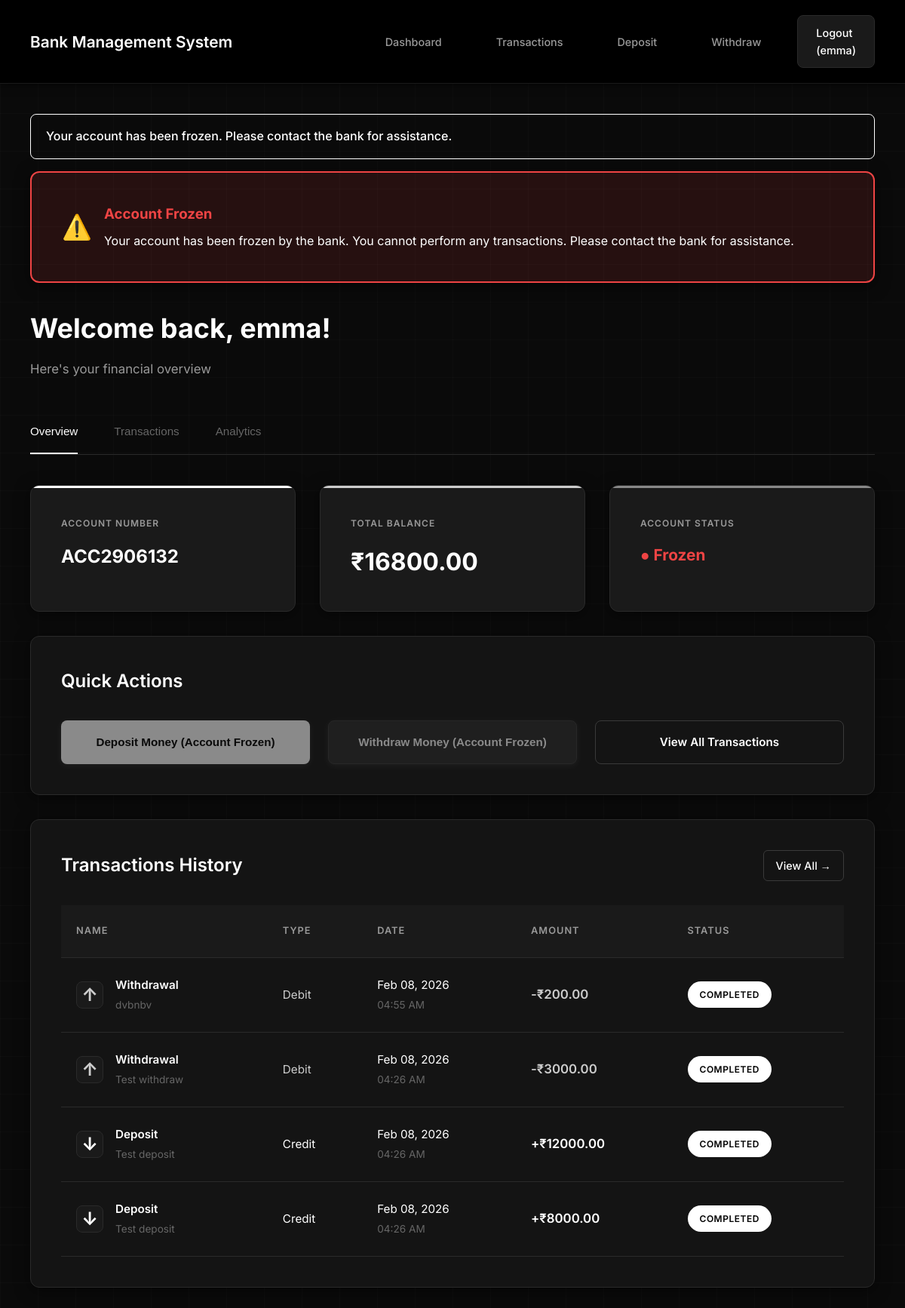
Screenshot of /bank/dashboard/ (signed in) with the database file from the repository.
### apps/bank/models.py (models this page shows, shortened)
class Account(models.Model):
    ACTIVE = 'ACTIVE'
    FROZEN = 'FROZEN'
    STATUS_CHOICES = [
        (ACTIVE, 'Active'),
        (FROZEN, 'Frozen'),
    ]
    user = models.OneToOneField(
        User,
        on_delete=models.CASCADE,
        related_name='account'
    )
    account_number = models.CharField(
        max_length=10,
        unique=True,
        editable=False
    )
    balance = models.DecimalField(
        max_digits=12,
        decimal_places=2,
        default=0.00
    )
    status = models.CharField(
        max_length=10,
        choices=STATUS_CHOICES,
        default=ACTIVE
    )
    created_at = models.DateTimeField(auto_now_add=True)
    last_activity = models.DateTimeField(auto_now=True)
    class Meta:
        ordering = ['-created_at']  # Newest accounts first

class Transaction(models.Model):
    DEPOSIT = 'DEPOSIT'
    WITHDRAW = 'WITHDRAW'
    TRANSACTION_TYPES = [
        (DEPOSIT, 'Deposit'),
        (WITHDRAW, 'Withdraw'),
    ]
    PENDING = 'PENDING'
    APPROVED = 'APPROVED'
    REJECTED = 'REJECTED'
    COMPLETED = 'COMPLETED'
    STATUS_CHOICES = [
        (PENDING, 'Pending'),
        (APPROVED, 'Approved'),
        (REJECTED, 'Rejected'),
        (COMPLETED, 'Completed'),
    ]
    account = models.ForeignKey(
        Account,
        on_delete=models.CASCADE,
        related_name='transactions'
    )
    transaction_type = models.CharField(
        max_length=10,
        choices=TRANSACTION_TYPES
    )
    amount = models.DecimalField(
        max_digits=12,
        decimal_places=2
    )
    balance_after = models.DecimalField(
        max_digits=12,
        decimal_places=2
    )
    status = models.CharField(
        max_length=10,
        choices=STATUS_CHOICES,
        default=COMPLETED
    )
    description = models.CharField(
        max_length=200,
        blank=True,
        null=True
    )
    timestamp = models.DateTimeField(auto_now_add=True)
    approved_by = models.ForeignKey(
        User,
        on_delete=models.SET_NULL,
        null=True,
        blank=True,
        related_name='approved_transactions'
    )
    approval_note = models.TextField(blank=True, null=True)
    class Meta:
        ordering = ['-timestamp']  # Newest transactions first
        verbose_name = 'Transaction'
        verbose_name_plural = 'Transactions'

### apps/bank/views.py (the view)
# urls.py: path('dashboard/', views.dashboard_view, name='dashboard'),
@login_required
def dashboard_view(request):
    if hasattr(request.user, 'manager_profile'):
        return redirect('bank:manager_dashboard')
    if request.user.is_superuser:
        return admin_dashboard_view(request)
    account = request.user.account
    if account.status == 'FROZEN':
        messages.warning(request, 'Your account has been frozen. Please contact the bank for assistance.')
    recent_transactions = account.transactions.all()[:5]  # Last 5 transactions
    context = {
        'account': account,
        'recent_transactions': recent_transactions,
    }
    return render(request, 'bank/dashboard.html', context)

### templates/bank/dashboard.html (shortened to what this page needs)
{% extends 'base.html' %}
{% block content %}
{% if account.status == 'FROZEN' %}
<div class="card" style="background: #ef444420; border: 2px solid #ef4444; margin-bottom: 2rem;">
    <div style="display: flex; align-items: center; gap: 1rem;">
        <div style="font-size: 2rem;">⚠️</div>
        <div>
            <h3 style="color: #ef4444; margin: 0 0 0.5rem 0;">Account Frozen</h3>
            <p style="color: #ffffff; margin: 0;">Your account has been frozen by the bank. You cannot perform any transactions. Please contact the bank for assistance.</p>
        </div>
    </div>
</div>
{% endif %}
<div class="welcome-section">
    <h2>Welcome back, {{ user.username }}!</h2>
    <p class="subtitle">Here's your financial overview</p>
</div>
<div class="tab-nav">
    <button class="active">Overview</button>
    <button>Transactions</button>
    <button>Analytics</button>
</div>
<div class="dashboard-grid">
    <div class="info-box balance">
        <h3>Account Number</h3>
        <p style="font-size: 1.5rem;">{{ account.account_number }}</p>
    </div>
    <div class="info-box income">
        <h3>Total Balance</h3>
        <p>₹{{ account.balance }}</p>
    </div>
    <div class="info-box expense">
        <h3>Account Status</h3>
        <p style="font-size: 1.3rem;">
            {% if account.status == 'ACTIVE' %}
                <span style="color: #4ade80;">● Active</span>
            {% else %}
                <span style="color: #ef4444;">● Frozen</span>
            {% endif %}
        </p>
    </div>
</div>
<div class="card">
    <h2>Quick Actions</h2>
    <div class="quick-actions">
        {% if account.status == 'FROZEN' %}
            <button class="btn btn-success" disabled style="opacity: 0.5; cursor: not-allowed;">
                Deposit Money (Account Frozen)
            </button>
            <button class="btn btn-danger" disabled style="opacity: 0.5; cursor: not-allowed;">
                Withdraw Money (Account Frozen)
            </button>
        {% endif %}
        <a href="{% url 'bank:transactions' %}" class="btn btn-secondary">
            View All Transactions
        </a>
    </div>
</div>
<div class="card">
    <div style="display: flex; justify-content: space-between; align-items: center; margin-bottom: 2rem;">
        <h2 style="margin: 0;">Transactions History</h2>
        {% if recent_transactions %}
        <a href="{% url 'bank:transactions' %}" style="color: #ffffff; text-decoration: none; font-size: 0.9rem; font-weight: 500; padding: 0.5rem 1rem; border: 1px solid #3a3a3a; border-radius: 6px; transition: all 0.3s ease;">
            View All →
        </a>
        {% endif %}
    </div>
    {% if recent_transactions %}
        <table>
            <thead>
                <tr>
                    <th>Name</th>
                    <th>Type</th>
                    <th>Date</th>
                    <th>Amount</th>
                    <th>Status</th>
                </tr>
            </thead>
            <tbody>
                {% for transaction in recent_transactions %}
                <tr>
                    <td>
                        <div style="display: flex; align-items: center; gap: 1rem;">
                            <div class="transaction-icon {% if transaction.transaction_type == 'DEPOSIT' %}deposit{% else %}withdraw{% endif %}">
                                {% if transaction.transaction_type == 'DEPOSIT' %}
                                    ↓
                                {% else %}
                                    ↑
                                {% endif %}
                            </div>
                            <div>
                                <div style="font-weight: 600; margin-bottom: 0.25rem;">
                                    {% if transaction.transaction_type == 'DEPOSIT' %}
                                        Deposit
                                    {% else %}
                                        Withdrawal
                                    {% endif %}
                                </div>
                                <div style="font-size: 0.85rem; color: #666666;">
                                    {{ transaction.description|default:"Bank transaction" }}
                                </div>
                            </div>
                        </div>
                    </td>
                    <td>
                        {% if transaction.transaction_type == 'DEPOSIT' %}
                            <span style="color: #ffffff;">Credit</span>
                        {% else %}
                            <span style="color: #cccccc;">Debit</span>
                        {% endif %}
                    </td>
                    <td>
                        <div style="margin-bottom: 0.25rem;">{{ transaction.timestamp|date:"M d, Y" }}</div>
                        <div style="font-size: 0.85rem; color: #666666;">{{ transaction.timestamp|date:"h:i A" }}</div>
                    </td>
                    <td>
                        {% if transaction.transaction_type == 'DEPOSIT' %}
                            <span class="credit" style="font-size: 1.05rem;">+₹{{ transaction.amount }}</span>
                        {% else %}
                            <span class="debit" style="font-size: 1.05rem;">-₹{{ transaction.amount }}</span>
                        {% endif %}
                    </td>
                    <td>
                        <span class="status-badge status-completed">Completed</span>
                    </td>
                </tr>
                {% endfor %}
            </tbody>
        </table>
    {% endif %}
</div>
{% endblock %}

### templates/base.html (shortened to what this page needs)
{% load static %}
<!DOCTYPE html>
<html lang="en">
<head>
    <link rel="stylesheet" href="{% static 'css/style.css' %}?v=4.2">
</head>
<body>
    {% if user.is_authenticated %}
    <nav>
        <div class="nav-container">
            <div class="nav-header">
                <h1>Bank Management System</h1>
            </div>
            <ul class="nav-menu" id="navMenu">
                {% if user.manager_profile %}
                    <li><a href="{% url 'bank:manager_dashboard' %}">Manager Dashboard</a></li>
                    <li><a href="{% url 'bank:manager_users' %}">Users</a></li>
                    <li><a href="{% url 'bank:manager_accounts' %}">Accounts</a></li>
                    <li><a href="{% url 'bank:manager_transactions' %}">Transactions</a></li>
                    <li><a href="{% url 'bank:manager_pending_approvals' %}">Approvals</a></li>
                    <li><a href="{% url 'bank:manager_reports' %}">Reports</a></li>
                    <li><a href="{% url 'bank:manager_logout' %}" class="logout-btn">Logout ({{ user.username }})</a></li>
                {% else %}
                    <li><a href="{% url 'bank:dashboard' %}">Dashboard</a></li>
                    <li><a href="{% url 'bank:transactions' %}">Transactions</a></li>
                    <li><a href="{% url 'bank:deposit' %}">Deposit</a></li>
                    <li><a href="{% url 'bank:withdraw' %}">Withdraw</a></li>
                    <li><a href="{% url 'users:logout' %}" class="logout-btn">Logout ({{ user.username }})</a></li>
                {% endif %}
            </ul>
        </div>
    </nav>
    {% endif %}
    {% if user.is_authenticated %}
    <div class="container">
    {% endif %}
        {% if messages %}
            <div class="messages">
                {% for message in messages %}
                    <div class="alert alert-{{ message.tags }}">
                        {{ message }}
                    </div>
                {% endfor %}
            </div>
        {% endif %}
        {% block content %}
        {% endblock %}
    {% if user.is_authenticated %}
    </div>
    {% endif %}
</body>
</html>

### rows the page displays
Account: account_number "ACC2906132", balance "16800.00"
Transaction: transaction_type "Withdrawal"
Transaction: transaction_type "Withdrawal"
Transaction: transaction_type "Deposit"
Transaction: transaction_type "Deposit"

### other values shown
{{ user.username }} "emma"
{{ message }} "Your account has been frozen. Please contact the bank for assistance."
